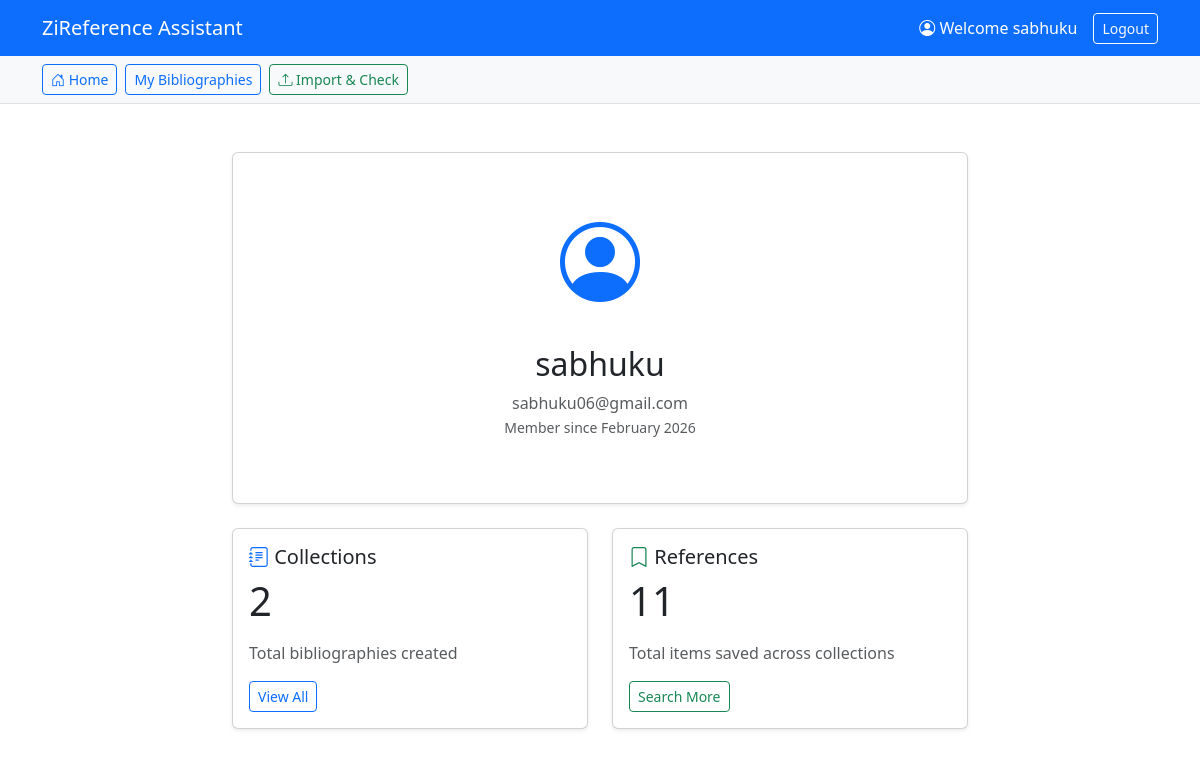
Screenshot of /profile (signed in) with the database file from the repository.
### ui/database.py (models this page shows, shortened)
class User(UserMixin, db.Model):
    __tablename__ = 'users'
    id = db.Column(db.Integer, primary_key=True)
    email = db.Column(db.String(120), unique=True, nullable=False, index=True)
    username = db.Column(db.String(80), unique=True, nullable=False, index=True)
    password_hash = db.Column(db.String(255), nullable=False)
    created_at = db.Column(db.DateTime, default=datetime.utcnow)
    last_login = db.Column(db.DateTime)
    bibliographies = db.relationship('Bibliography', backref='user', lazy=True, cascade='all, delete-orphan')

### ui/app.py (the view)
@app.route('/profile')
@login_required
def profile():
    bib_count = len(current_user.bibliographies)
    total_refs = 0
    for bib in current_user.bibliographies:
        total_refs += len(bib.references)
    return render_template('profile.html',
                         user=current_user,
                         bib_count=bib_count,
                         total_refs=total_refs)

### ui/app.py (called while the page is built)
@login_manager.user_loader
def load_user(user_id):
    return User.query.get(int(user_id))

@app.context_processor
def inject_project_context():
    if not current_user.is_authenticated:
        return {
            'current_project': None,
            'available_projects': []
        }
    from ui.database import Project
    current_project_id = session.get('current_project_id')
    all_projects = Project.query.filter_by(user_id=current_user.id).all()
    current_project = None
    if current_project_id:
        current_project = Project.query.filter_by(
            id=current_project_id,
            user_id=current_user.id
        ).first()
    if not current_project and all_projects:
        current_project = all_projects[0]
        session['current_project_id'] = current_project.id
    return {
        'current_project': current_project.to_dict() if current_project else None,
        'available_projects': [p.to_dict() for p in all_projects]
    }

### ui/database.py (called while the page is built)
    def to_dict(self):
        return {
            'id': self.id,
            'name': self.name,
            'created_at': self.created_at.isoformat() if self.created_at else None,
            'last_modified': self.last_modified.isoformat() if self.last_modified else None,
            'ref_count': len(self.project_references)
        }

### ui/templates/profile.html (shortened to what this page needs)
<!DOCTYPE html>
<html lang="en">
<head>
    <link href="https://cdn.jsdelivr.net/npm/bootstrap@5.3.2/dist/css/bootstrap.min.css" rel="stylesheet">
    <link rel="stylesheet" href="https://cdn.jsdelivr.net/npm/bootstrap-icons@1.11.1/font/bootstrap-icons.css">
</head>
<body>
    <nav class="navbar navbar-expand-lg navbar-dark bg-primary">
        <div class="container">
            <span class="navbar-brand">ZiReference Assistant</span>
            <div class="navbar-nav ms-auto flex-row align-items-center">
                {% if current_user.is_authenticated %}
                <a href="{{ url_for('profile') }}" class="navbar-text me-3 text-white text-decoration-none">
                    <i class="bi bi-person-circle"></i> Welcome {{ current_user.username }}
                </a>
                <a href="{{ url_for('logout') }}" class="btn btn-outline-light btn-sm">Logout</a>
                {% else %}
                <a href="{{ url_for('login') }}" class="btn btn-outline-light btn-sm me-2">Login</a>
                <a href="{{ url_for('register') }}" class="btn btn-light btn-sm">Sign Up</a>
                {% endif %}
            </div>
        </div>
    </nav>
    <div class="bg-light border-bottom mb-4">
        <div class="container py-2">
            <div class="d-flex gap-2">
                <a href="{{ url_for('index') }}" class="btn btn-outline-primary btn-sm">
                    <i class="bi bi-house-door"></i> Home
                </a>
                {% if current_user.is_authenticated %}
                <a href="{{ url_for('bibliographies') }}" class="btn btn-outline-primary btn-sm">
                    My Bibliographies
                </a>
                {% endif %}
                <a href="{{ url_for('import_file') }}" class="btn btn-outline-success btn-sm" data-bs-toggle="tooltip"
                    title="Upload a file to check its Harvard compliance instantly.">
                    <i class="bi bi-upload"></i> Import & Check
                </a>
            </div>
        </div>
    </div>
    <div class="container py-4">
        <div class="row justify-content-center">
            <div class="col-md-8">
                <div class="card shadow-sm mb-4">
                    <div class="card-body text-center py-5">
                        <div class="mb-4">
                            <i class="bi bi-person-circle text-primary" style="font-size: 5rem;"></i>
                        </div>
                        <h2 class="card-title">{{ user.username }}</h2>
                        <p class="text-muted mb-0">{{ user.email }}</p>
                        <p class="text-muted"><small>Member since {{ user.created_at.strftime('%B %Y') }}</small></p>
                    </div>
                </div>
                <div class="row">
                    <div class="col-md-6 mb-4">
                        <div class="card h-100 shadow-sm">
                            <div class="card-body">
                                <h5 class="card-title"><i class="bi bi-journal-text text-primary"></i> Collections</h5>
                                <p class="card-text display-6">{{ bib_count }}</p>
                                <p class="text-muted">Total bibliographies created</p>
                                <a href="{{ url_for('bibliographies') }}" class="btn btn-sm btn-outline-primary">View
                                    All</a>
                            </div>
                        </div>
                    </div>
                    <div class="col-md-6 mb-4">
                        <div class="card h-100 shadow-sm">
                            <div class="card-body">
                                <h5 class="card-title"><i class="bi bi-bookmark text-success"></i> References</h5>
                                <p class="card-text display-6">{{ total_refs }}</p>
                                <p class="text-muted">Total items saved across collections</p>
                                <a href="{{ url_for('index') }}" class="btn btn-sm btn-outline-success">Search More</a>
                            </div>
                        </div>
                    </div>
                </div>
            </div>
        </div>
    </div>
</body>
</html>

### rows the page displays
User: username "sabhuku", email "sabhuku06@gmail.com", created_at "February 2026"

### other values shown
{{ bib_count }} "2"
{{ total_refs }} "11"
